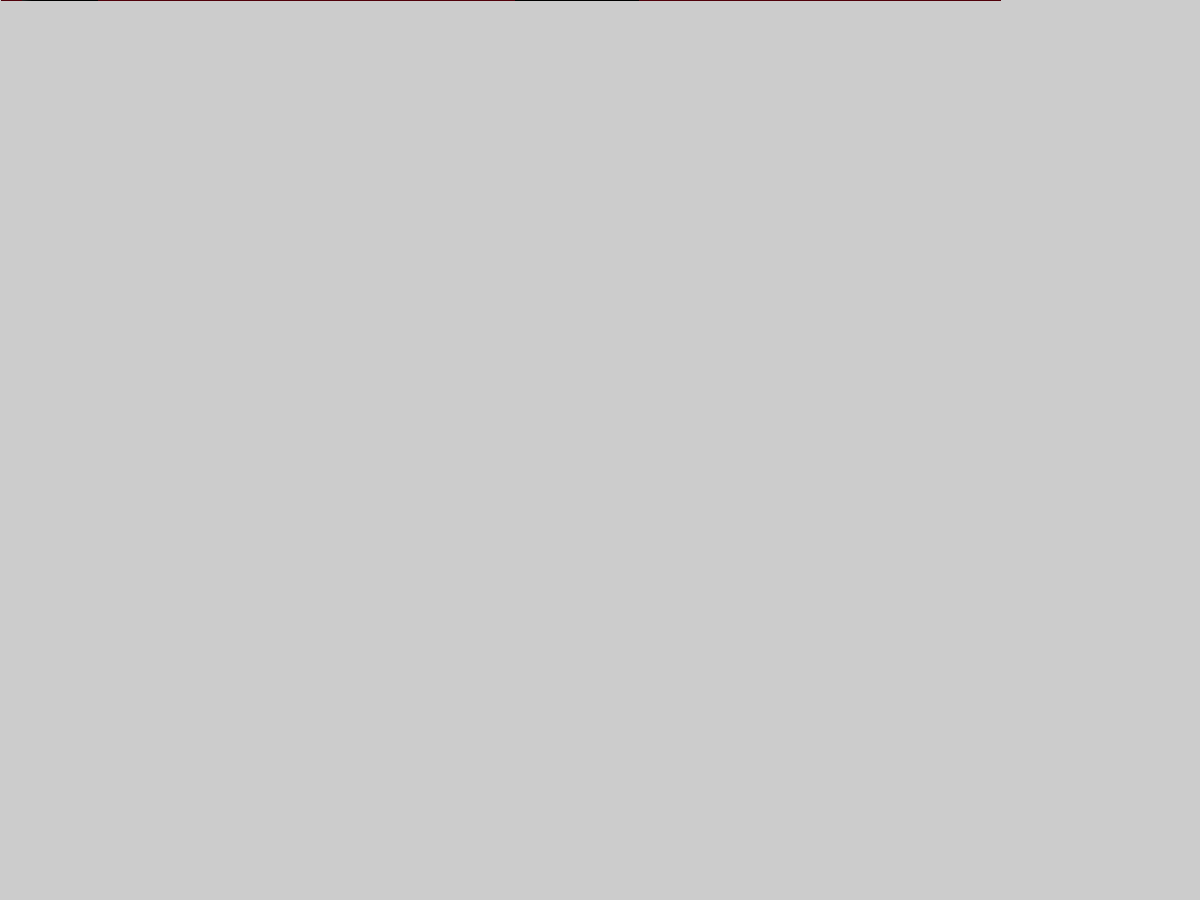
Frame 1 (no input)
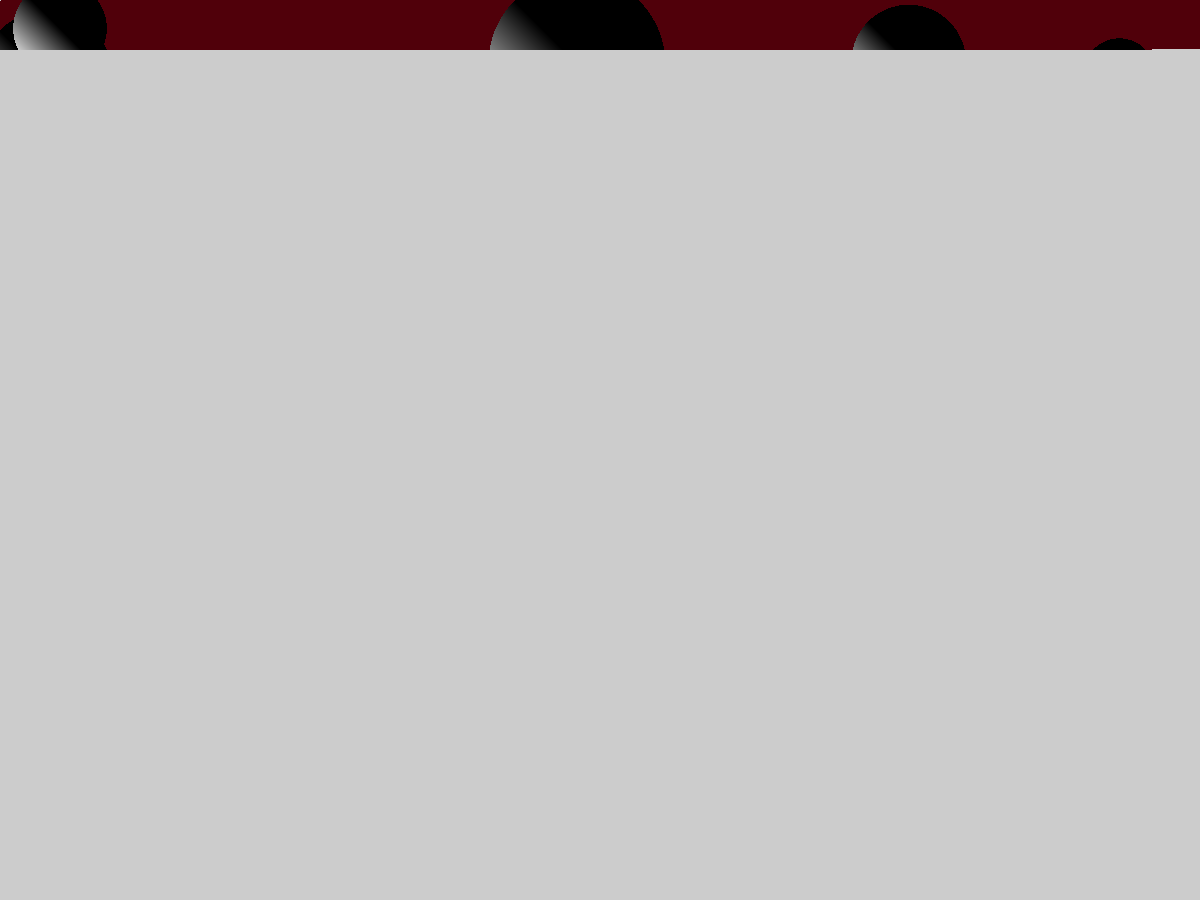
Frame 60 (the mouse pressed at the canvas centre just before this capture)
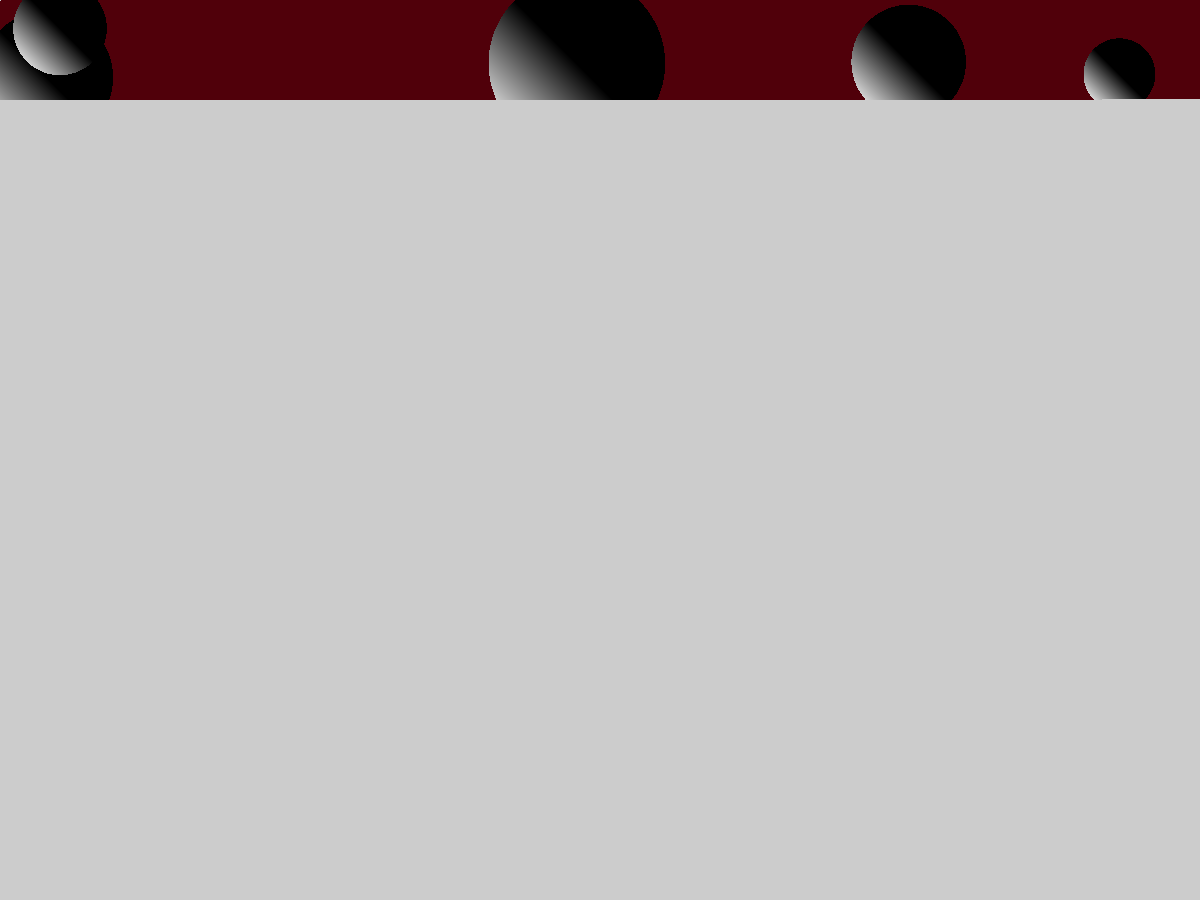
Frame 120 (the mouse held since frame 60 and released just before this capture)

The Processing sketch that drew these frames (run headless with seeded random() and noise(); from frame 60 on, the mouse is pressed at the canvas centre):

// Processing sketch: ray_manyBalls
// ── ray_manyBalls.pde
Scene gScene;
int ix=0;
int iy=0;

void setup() {
  frameRate(9999);
  size(1200, 900);
  gScene=new Scene();

  //for(int ix=0;ix<=width;ix++){
  //  for(int iy=0;iy<=height;iy++){
  //    color c = gScene.raytrace(new Ray(new Vektor(ix,iy,0)));
  //    set(ix,iy,c);
  //    println(ix,iy,c);
  //  }
  //}
}

void draw() {
  for (int i =0; i<1000; i++)
    if (i<1000)
      _trace();
}

void _trace() {
  ix++;
  if (ix>width) {
    ix=0;
    iy++;
    if (iy>height)
      iy=0;
  }
  color c = gScene.raytrace(new Ray(new Vektor(ix, iy, 0)));
  set(ix, iy, c);
}

// ── Ray.pde
class Ray {
  Vektor _d; // Rayspitze
  Vektor _o; // Rayursprung
  Ray(Vektor start) {
    _o=start.clone();
    _d=new Vektor(0, 0, 1);
  }

  Vektor direction() {
    return _d.clone();
  }
  Vektor origin() {
    return _o.clone();
  }
  Vektor param(float t) {
    return _o.plusV(_d.multi(t));
  }
}

// ── Scene.pde
class Scene {
  Ray _Strahl;
  Vektor _licht;
  ArrayList<VisualObject> _Balls;

  Scene() {
    _Balls=new ArrayList<VisualObject>();
    _licht=new Vektor(150, -150, 0);
    for (int i=0; i<25; i++) {
      _Balls.add(new VisualObject(new Vektor(random(0, width), random(0, height), 0), random(30, 100)));
    }
  }

  color raytrace(Ray strahl) {
    int _ballColor=0;
    for (int i=0; i<_Balls.size(); i++) {
      if (_Balls.get(i).hits(strahl)) {
        _ballColor=color(_Balls.get(i).surfaceNormV().skalar(_licht));
        return _ballColor;
      } else _ballColor = color(80, 0, 10);
    }
    return _ballColor;
  }
}

// ── Vektor.pde
class Vektor {
  float _x;
  float _y;
  float _z;

  Vektor(float x, float y, float  z) {
    _x=x;
    _y=y;
    _z=z;
  }
  Vektor clone() {
    return new Vektor(_x, _y, _z);
  }
  Vektor(Vektor another) {
    _x=another._x;
    _y=another._y;
    _z=another._z;
  }

  Vektor plusV(Vektor summand) {
    return new Vektor(_x+summand._x, _y+summand._y, _z+summand._z);
  }
  Vektor minusV(Vektor summand) {
    return new Vektor(_x-summand._x, _y-summand._y, _z-summand._z);
  }
  Vektor multi(float n) {
    return new Vektor(_x*n, _y*n, _z*n);
  }
  Vektor normV() {
    return new Vektor(this._x/this.lenght(), this._y/this.lenght(), this._z/this.lenght());
  }

  float dist(Vektor v) {
    float Xnew=_sqr(_x-v._x);
    float Ynew=_sqr(_y-v._y);
    float Znew=_sqr(_z-v._z);
    return sqrt(Xnew+Ynew+Znew);
  }

  float skalar(Vektor v) {
    float Xnew=_x*v._x;
    float Ynew=_y*v._y;
    float Znew=_z*v._z;
    return Xnew+Ynew+Znew;
  }
  Vektor umdreh() {
    return new Vektor(-_x, -_y, -_z);
  }

  float lenght() {
    return(sqrt(_x*_x+_y*_y+_z*_z));
  }

  float _sqr(float n) {
    return n*n;
  }
}

// ── VisualObject.pde
class VisualObject {
  Vektor _center;
  float _rad;
  float _t;
  float _dist;
  float _dt;

  Ray _strahl;
  Vektor _p;
  Vektor _N;
  Vektor _hit;

  VisualObject(Vektor loc, float rad) {
    _center=loc.clone();
    _rad=rad;
  }

  boolean hits(Ray strahl) {
    _strahl=strahl;
    // T ausrechnen:
    _t = _strahl.direction().skalar(_center.minusV(_strahl.origin()));

    // P ausrechnen
    _p=_strahl.param(_t);

    // Abstand
    _dist=_center.dist(_p);

    _dt = sqrt((_rad*_rad)-(_dist*_dist));


    if (_dist>=_rad)
      return false;
    else return true;
  } 
  Vektor surfaceNormV() {
    //eintrittspunkt
    Vektor _hit = _strahl.param(_t-_dt);
    //Berechnung des Flächen-Normalenvektors
    Vektor _faceDirection = new Vektor(_center.minusV(_hit)); 
    Vektor _normV = _faceDirection.normV();
    return _normV.clone();
  }

  void render() {
    translate(_center._x, _center._y, _center._z);
    sphere(_rad);
  }
}
